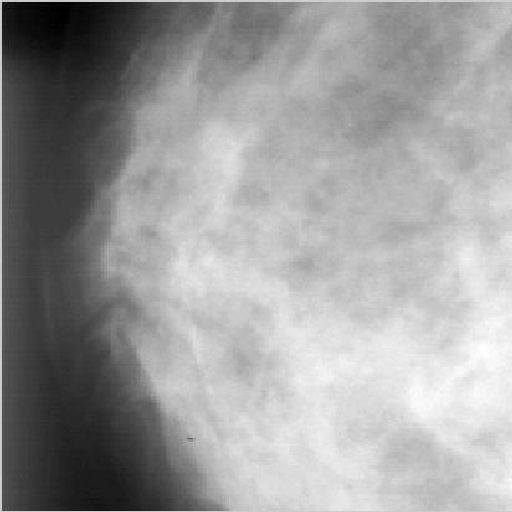
%> input picture assets/mammogram.jpg, 512 x 512 px
$ octave cats.m   (GNU Octave 9; MATLAB toolbox functions it lacks are replaced by stand-ins)
%> lines starting %> are read from the running program, lines starting %| are printed output that depends on the picture; in (x1, y1, x2, y2) boxes, pixels count from 0 and x2, y2 are one past the last pixel; in counts of white or black regions, pixels touching at a corner belong together; the program's own positions count from 1
%A = imread('cats.JPG');
original = imread('class_images/mammogram.jpg');
%> original is the input picture: size 512x512 uint8; min 0, max 255, mean 155.4

size(original)
%> ans = [512 512]

%imagesc(original)

grayscale = original;

%grayscale = rgb2gray(original);
%grayscale = im2gray(original);

colormap(gray)


imagesc(grayscale)

histogram(grayscale)
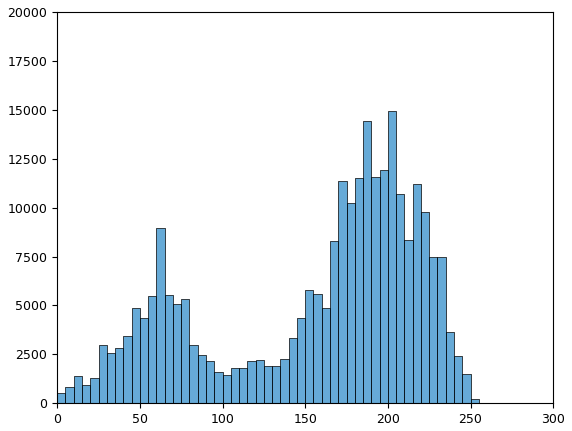
%> figure redrawn from the program's plot data; tallest bar 14955 high, from x = 200 to 205

bw = (grayscale >= 70);
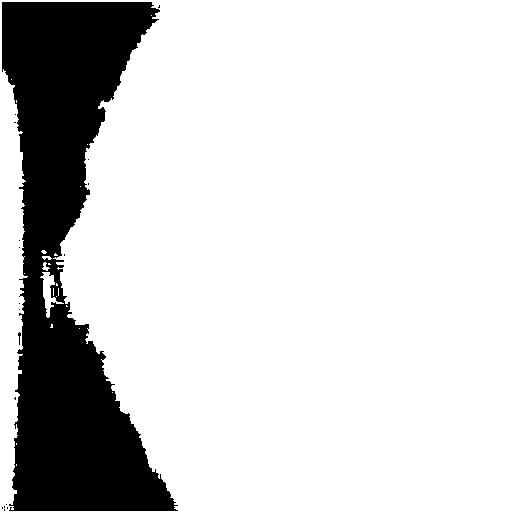
%> bw: size 512x512 logical; 82.5% white; 18 black regions (17 under 20 px), largest, box (x1, y1, x2, y2) and area: (2, 2, 178, 511) 45947

imagesc(bw)


%B

$ run again, with assets/Cat.jpg copied over assets/mammogram.jpg
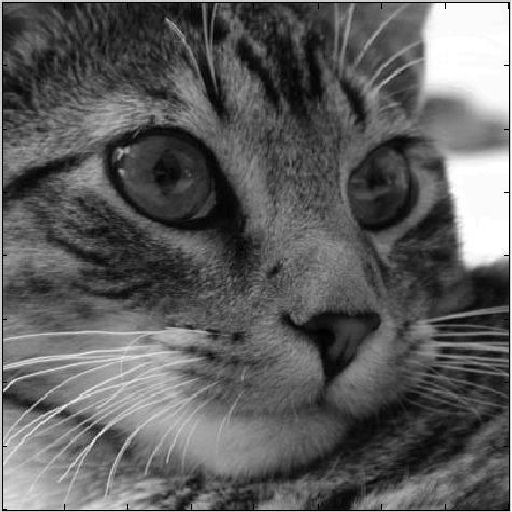
%> input picture assets/Cat.jpg, 512 x 512 px
%> original is the input picture: size 512x512 uint8; min 0, max 255, mean 93.9
%> `histogram(grayscale)`:
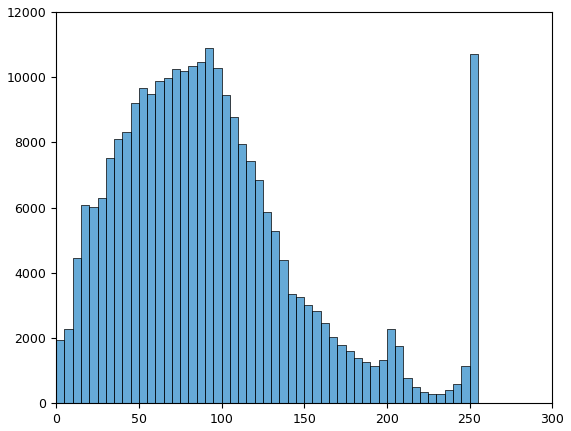
%> figure redrawn from the program's plot data; tallest bar 10900 high, from x = 90 to 95
%> `bw = (grayscale >= 70);`:
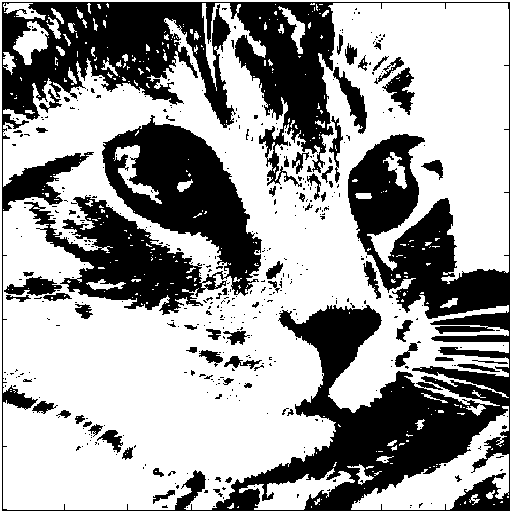
%> bw: size 512x512 logical; 62.1% white; 462 black regions (398 under 20 px), largest, box (x1, y1, x2, y2) and area: (2, 2, 510, 511) 68825, (24, 115, 262, 315) 21586, (333, 67, 367, 134) 783

$ run again, with assets/Flower.jpg copied over assets/mammogram.jpg
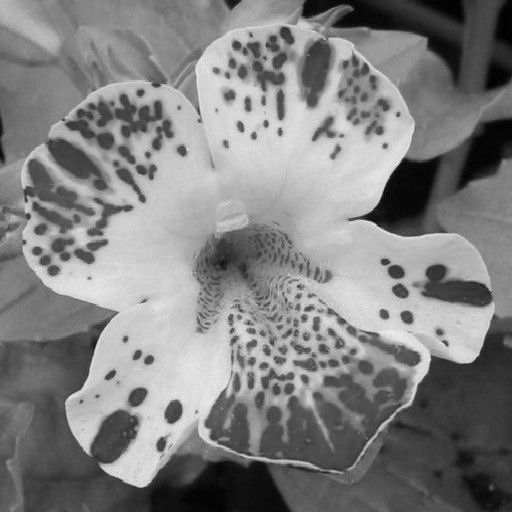
%> input picture assets/Flower.jpg, 512 x 512 px
%> original is the input picture: size 512x512 uint8; min 0, max 240, mean 128.9
%> `histogram(grayscale)`:
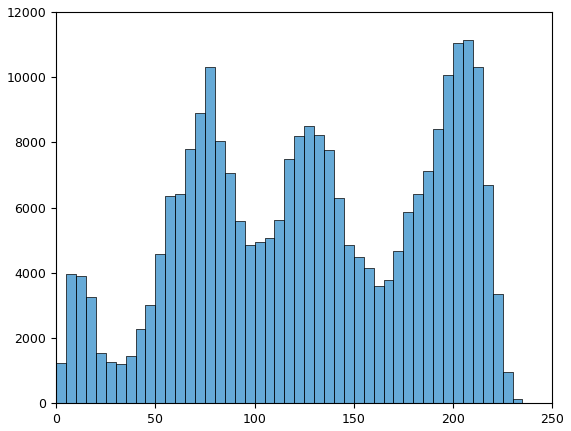
%> figure redrawn from the program's plot data; tallest bar 11147 high, from x = 205 to 210
%> `bw = (grayscale >= 70);`:
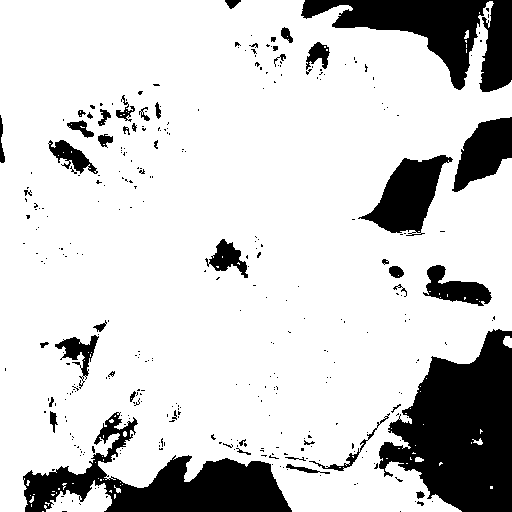
%> bw: size 512x512 logical; 81.6% white; 338 black regions (291 under 20 px), largest, box (x1, y1, x2, y2) and area: (379, 329, 512, 512) 15576, (23, 412, 292, 512) 10261, (301, 0, 512, 92) 8758
